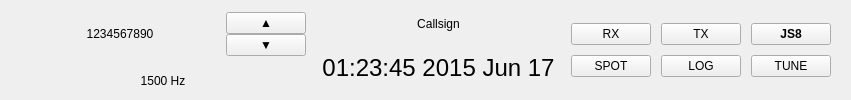
      <widget class="QWidget" name="logHorizontalWidget" native="true">
       <property name="sizePolicy">
        <sizepolicy hsizetype="Preferred" vsizetype="Minimum">
         <horstretch>0</horstretch>
         <verstretch>1</verstretch>
        </sizepolicy>
       </property>
       <property name="minimumSize">
        <size>
         <width>0</width>
         <height>60</height>
        </size>
       </property>
       <property name="maximumSize">
        <size>
         <width>16777215</width>
         <height>16777215</height>
        </size>
       </property>
       <layout class="QHBoxLayout" name="horizontalLayout_16">
        <property name="spacing">
         <number>0</number>
        </property>
        <property name="leftMargin">
         <number>0</number>
        </property>
        <property name="topMargin">
         <number>0</number>
        </property>
        <property name="rightMargin">
         <number>0</number>
        </property>
        <property name="bottomMargin">
         <number>0</number>
        </property>
        <item>
         <widget class="QFrame" name="logWidget">
          <property name="sizePolicy">
           <sizepolicy hsizetype="Expanding" vsizetype="Minimum">
            <horstretch>0</horstretch>
            <verstretch>0</verstretch>
           </sizepolicy>
          </property>
          <property name="minimumSize">
           <size>
            <width>0</width>
            <height>40</height>
           </size>
          </property>
          <property name="maximumSize">
           <size>
            <width>16777215</width>
            <height>16777215</height>
           </size>
          </property>
          <property name="frameShape">
           <enum>QFrame::Shape::NoFrame</enum>
          </property>
          <property name="frameShadow">
           <enum>QFrame::Shadow::Plain</enum>
          </property>
          <layout class="QHBoxLayout" name="horizontalLayout_17">
           <property name="spacing">
            <number>6</number>
           </property>
           <property name="leftMargin">
            <number>0</number>
           </property>
           <property name="topMargin">
            <number>0</number>
           </property>
           <property name="rightMargin">
            <number>0</number>
           </property>
           <property name="bottomMargin">
            <number>0</number>
           </property>
           <item>
            <widget class="QFrame" name="frame">
             <property name="sizePolicy">
              <sizepolicy hsizetype="Minimum" vsizetype="MinimumExpanding">
               <horstretch>0</horstretch>
               <verstretch>0</verstretch>
              </sizepolicy>
             </property>
             <property name="autoFillBackground">
              <bool>false</bool>
             </property>
             <property name="frameShape">
              <enum>QFrame::Shape::NoFrame</enum>
             </property>
             <property name="frameShadow">
              <enum>QFrame::Shadow::Sunken</enum>
             </property>
             <layout class="QVBoxLayout" name="verticalLayout_12" stretch="1,0,0,1">
              <property name="spacing">
               <number>6</number>
              </property>
              <property name="leftMargin">
               <number>20</number>
              </property>
              <property name="topMargin">
               <number>0</number>
              </property>
              <property name="rightMargin">
               <number>0</number>
              </property>
              <property name="bottomMargin">
               <number>0</number>
              </property>
              <item>
               <layout class="QHBoxLayout" name="horizontalLayout_18">
                <property name="topMargin">
                 <number>0</number>
                </property>
                <item>
                 <widget class="QLabel" name="currentFreq">
                  <property name="minimumSize">
                   <size>
                    <width>200</width>
                    <height>0</height>
                   </size>
                  </property>
                  <property name="alignment">
                   <set>Qt::AlignmentFlag::AlignCenter</set>
                  </property>
                  <property name="text">
                   <string>1234567890</string>
                  </property>
                 </widget>
                </item>
                <item>
                 <layout class="QVBoxLayout" name="verticalLayout_16">
                  <property name="spacing">
                   <number>0</number>
                  </property>
                  <property name="rightMargin">
                   <number>0</number>
                  </property>
                  <item>
                   <widget class="QPushButton" name="dialFreqUpButton">
                    <property name="cursor">
                     <cursorShape>PointingHandCursor</cursorShape>
                    </property>
                    <property name="toolTip">
                     <string>&lt;html&gt;&lt;head/&gt;&lt;body&gt;&lt;p&gt;Adjust VFO frequency up&lt;/p&gt;&lt;/body&gt;&lt;/html&gt;</string>
                    </property>
                    <property name="autoFillBackground">
                     <bool>false</bool>
                    </property>
                    <property name="text">
                     <string>▲</string>
                    </property>
                   </widget>
                  </item>
                  <item>
                   <widget class="QPushButton" name="dialFreqDownButton">
                    <property name="cursor">
                     <cursorShape>PointingHandCursor</cursorShape>
                    </property>
                    <property name="toolTip">
                     <string>&lt;html&gt;&lt;head/&gt;&lt;body&gt;&lt;p&gt;Adjust VFO frequency down&lt;/p&gt;&lt;/body&gt;&lt;/html&gt;</string>
                    </property>
                    <property name="autoFillBackground">
                     <bool>false</bool>
                    </property>
                    <property name="text">
                    <string>▼</string>
                    </property>
                   </widget>
                  </item>
                 </layout>
                </item>
               </layout>
              </item>
              <item>
               <widget class="QLabel" name="labDialFreqOffset">
                <property name="sizePolicy">
                 <sizepolicy hsizetype="Minimum" vsizetype="Fixed">
                  <horstretch>0</horstretch>
                  <verstretch>0</verstretch>
                 </sizepolicy>
                </property>
                <property name="visible">
                 <bool>true</bool>
                </property>
                <property name="toolTip">
                 <string>Set Current Frequency Offset</string>
                </property>
                <property name="text">
                 <string>1500 Hz</string>
                </property>
                <property name="alignment">
                 <set>Qt::AlignmentFlag::AlignCenter</set>
                </property>
                <property name="margin">
                 <number>0</number>
                </property>
               </widget>
              </item>
             </layout>
            </widget>
           </item>
           <item>
            <spacer name="horizontalSpacer_9">
             <property name="orientation">
              <enum>Qt::Orientation::Horizontal</enum>
             </property>
             <property name="sizeType">
              <enum>QSizePolicy::Policy::Expanding</enum>
             </property>
             <property name="sizeHint" stdset="0">
              <size>
               <width>10</width>
               <height>10</height>
              </size>
             </property>
            </spacer>
           </item>
           <item>
            <widget class="QFrame" name="frame_6">
             <property name="frameShape">
              <enum>QFrame::Shape::NoFrame</enum>
             </property>
             <property name="frameShadow">
              <enum>QFrame::Shadow::Plain</enum>
             </property>
             <property name="lineWidth">
              <number>0</number>
             </property>
             <layout class="QVBoxLayout" name="verticalLayout_15" stretch="1,0,0,1">
              <property name="spacing">
               <number>6</number>
              </property>
              <property name="leftMargin">
               <number>0</number>
              </property>
              <property name="topMargin">
               <number>0</number>
              </property>
              <property name="rightMargin">
               <number>0</number>
              </property>
              <property name="bottomMargin">
               <number>0</number>
              </property>
              <item>
               <widget class="QLabel" name="labCallsign">
                <property name="sizePolicy">
                 <sizepolicy hsizetype="Minimum" vsizetype="Fixed">
                  <horstretch>0</horstretch>
                  <verstretch>0</verstretch>
                 </sizepolicy>
                </property>
                <property name="mouseTracking">
                 <bool>true</bool>
                </property>
                <property name="toolTip">
                 <string>Set Callsign and Grid</string>
                </property>
                <property name="text">
                 <string>Callsign</string>
                </property>
                <property name="alignment">
                 <set>Qt::AlignmentFlag::AlignCenter</set>
                </property>
               </widget>
              </item>
              <item>
               <widget class="QLabel" name="labUTC">
                <property name="sizePolicy">
                 <sizepolicy hsizetype="Minimum" vsizetype="Fixed">
                  <horstretch>0</horstretch>
                  <verstretch>0</verstretch>
                 </sizepolicy>
                </property>
                <property name="font">
                 <font>
                  <pointsize>14</pointsize>
                 </font>
                </property>
                <property name="frameShape">
                 <enum>QFrame::Shape::NoFrame</enum>
                </property>
                <property name="frameShadow">
                 <enum>QFrame::Shadow::Plain</enum>
                </property>
                <property name="lineWidth">
                 <number>2</number>
                </property>
                <property name="midLineWidth">
                 <number>0</number>
                </property>
                <property name="text">
                 <string>&lt;html&gt;&lt;head/&gt;&lt;body&gt;&lt;p align=&quot;center&quot;&gt;&lt;span style=&quot; font-size:18pt;&quot;&gt;01:23:45 2015 Jun 17&lt;/span&gt;&lt;/p&gt;&lt;/body&gt;&lt;/html&gt;</string>
                </property>
                <property name="alignment">
                 <set>Qt::AlignmentFlag::AlignCenter</set>
                </property>
                <property name="margin">
                 <number>5</number>
                </property>
               </widget>
              </item>
             </layout>
            </widget>
           </item>
           <item>
            <spacer name="horizontalSpacer_10">
             <property name="orientation">
              <enum>Qt::Orientation::Horizontal</enum>
             </property>
             <property name="sizeType">
              <enum>QSizePolicy::Policy::Expanding</enum>
             </property>
             <property name="sizeHint" stdset="0">
              <size>
               <width>10</width>
               <height>0</height>
              </size>
             </property>
            </spacer>
           </item>
           <item>
            <widget class="QFrame" name="buttonGrid">
             <property name="sizePolicy">
              <sizepolicy hsizetype="Minimum" vsizetype="Minimum">
               <horstretch>0</horstretch>
               <verstretch>0</verstretch>
              </sizepolicy>
             </property>
             <property name="minimumSize">
              <size>
               <width>0</width>
               <height>0</height>
              </size>
             </property>
             <property name="frameShape">
              <enum>QFrame::Shape::NoFrame</enum>
             </property>
             <property name="frameShadow">
              <enum>QFrame::Shadow::Plain</enum>
             </property>
             <layout class="QGridLayout" name="gridLayout_8" rowstretch="1,0,0,1" columnstretch="1,1,1">
              <property name="sizeConstraint">
               <enum>QLayout::SizeConstraint::SetMinimumSize</enum>
              </property>
              <property name="leftMargin">
               <number>0</number>
              </property>
              <property name="topMargin">
               <number>0</number>
              </property>
              <property name="rightMargin">
               <number>20</number>
              </property>
              <property name="bottomMargin">
               <number>0</number>
              </property>
              <property name="spacing">
               <number>10</number>
              </property>
              <item row="1" column="1">
               <widget class="QPushButton" name="monitorTxButton">
                <property name="enabled">
                 <bool>true</bool>
                </property>
                <property name="sizePolicy">
                 <sizepolicy hsizetype="Preferred" vsizetype="Preferred">
                  <horstretch>0</horstretch>
                  <verstretch>0</verstretch>
                 </sizepolicy>
                </property>
                <property name="minimumSize">
                 <size>
                  <width>0</width>
                  <height>0</height>
                 </size>
                </property>
                <property name="maximumSize">
                 <size>
                  <width>16777215</width>
                  <height>16777215</height>
                 </size>
                </property>
                <property name="font">
                 <font>
                  <bold>false</bold>
                 </font>
                </property>
                <property name="visible">
                 <bool>true</bool>
                </property>
                <property name="toolTip">
                 <string>Enable or disable the transmitter</string>
                </property>
                <property name="text">
                 <string>TX</string>
                </property>
                <property name="checkable">
                 <bool>true</bool>
                </property>
                <property name="checked">
                 <bool>false</bool>
                </property>
                <property name="flat">
                 <bool>false</bool>
                </property>
               </widget>
              </item>
              <item row="1" column="0">
               <widget class="QPushButton" name="monitorButton">
                <property name="enabled">
                 <bool>true</bool>
                </property>
                <property name="sizePolicy">
                 <sizepolicy hsizetype="Preferred" vsizetype="Preferred">
                  <horstretch>0</horstretch>
                  <verstretch>0</verstretch>
                 </sizepolicy>
                </property>
                <property name="minimumSize">
                 <size>
                  <width>0</width>
                  <height>0</height>
                 </size>
                </property>
                <property name="maximumSize">
                 <size>
                  <width>16777215</width>
                  <height>16777215</height>
                 </size>
                </property>
                <property name="font">
                 <font>
                  <pointsize>9</pointsize>
                  <bold>false</bold>
                 </font>
                </property>
                <property name="toolTip">
                 <string>&lt;html&gt;&lt;head/&gt;&lt;body&gt;&lt;p&gt;Enable or disable the receiver&lt;/p&gt;&lt;/body&gt;&lt;/html&gt;</string>
                </property>
                <property name="text">
                 <string>RX</string>
                </property>
                <property name="checkable">
                 <bool>true</bool>
                </property>
                <property name="checked">
                 <bool>false</bool>
                </property>
                <property name="flat">
                 <bool>false</bool>
                </property>
               </widget>
              </item>
              <item row="2" column="1">
               <widget class="QPushButton" name="logQSOButton">
                <property name="enabled">
                 <bool>true</bool>
                </property>
                <property name="sizePolicy">
                 <sizepolicy hsizetype="Preferred" vsizetype="Preferred">
                  <horstretch>0</horstretch>
                  <verstretch>0</verstretch>
                 </sizepolicy>
                </property>
                <property name="minimumSize">
                 <size>
                  <width>0</width>
                  <height>0</height>
                 </size>
                </property>
                <property name="maximumSize">
                 <size>
                  <width>16777215</width>
                  <height>16777215</height>
                 </size>
                </property>
                <property name="font">
                 <font>
                  <pointsize>9</pointsize>
                  <bold>false</bold>
                 </font>
                </property>
                <property name="visible">
                 <bool>true</bool>
                </property>
                <property name="toolTip">
                 <string>&lt;html&gt;&lt;head/&gt;&lt;body&gt;&lt;p&gt;Insert a new entry into the log&lt;/p&gt;&lt;/body&gt;&lt;/html&gt;</string>
                </property>
                <property name="text">
                 <string>LOG</string>
                </property>
                <property name="flat">
                 <bool>false</bool>
                </property>
               </widget>
              </item>
              <item row="2" column="2">
               <widget class="QPushButton" name="tuneButton">
                <property name="enabled">
                 <bool>true</bool>
                </property>
                <property name="sizePolicy">
                 <sizepolicy hsizetype="Preferred" vsizetype="Preferred">
                  <horstretch>0</horstretch>
                  <verstretch>0</verstretch>
                 </sizepolicy>
                </property>
                <property name="minimumSize">
                 <size>
                  <width>0</width>
                  <height>0</height>
                 </size>
                </property>
                <property name="maximumSize">
                 <size>
                  <width>16777215</width>
                  <height>16777215</height>
                 </size>
                </property>
                <property name="font">
                 <font>
                  <pointsize>9</pointsize>
                  <bold>false</bold>
                 </font>
                </property>
                <property name="toolTip">
                 <string>&lt;html&gt;&lt;head/&gt;&lt;body&gt;&lt;p&gt;Transmit a tuning tone&lt;/p&gt;&lt;/body&gt;&lt;/html&gt;</string>
                </property>
                <property name="text">
                 <string>TUNE</string>
                </property>
                <property name="checkable">
                 <bool>true</bool>
                </property>
                <property name="flat">
                 <bool>false</bool>
                </property>
               </widget>
              </item>
              <item row="1" column="2">
               <widget class="QPushButton" name="modeButton">
                <property name="enabled">
                 <bool>true</bool>
                </property>
                <property name="sizePolicy">
                 <sizepolicy hsizetype="Preferred" vsizetype="Preferred">
                  <horstretch>0</horstretch>
                  <verstretch>0</verstretch>
                 </sizepolicy>
                </property>
                <property name="minimumSize">
                 <size>
                  <width>0</width>
                  <height>0</height>
                 </size>
                </property>
                <property name="maximumSize">
                 <size>
                  <width>16777215</width>
                  <height>16777215</height>
                 </size>
                </property>
                <property name="font">
                 <font>
                  <bold>true</bold>
                 </font>
                </property>
                <property name="toolTip">
                 <string>&lt;html&gt;&lt;head/&gt;&lt;body&gt;&lt;p&gt;Set the JS8 mode settings&lt;/p&gt;&lt;/body&gt;&lt;/html&gt;</string>
                </property>
                <property name="text">
                 <string>JS8</string>
                </property>
                <property name="checkable">
                 <bool>true</bool>
                </property>
                <property name="flat">
                 <bool>false</bool>
                </property>
               </widget>
              </item>
              <item row="2" column="0">
               <widget class="QPushButton" name="spotButton">
                <property name="enabled">
                 <bool>true</bool>
                </property>
                <property name="sizePolicy">
                 <sizepolicy hsizetype="Preferred" vsizetype="Preferred">
                  <horstretch>0</horstretch>
                  <verstretch>0</verstretch>
                 </sizepolicy>
                </property>
                <property name="minimumSize">
                 <size>
                  <width>0</width>
                  <height>0</height>
                 </size>
                </property>
                <property name="maximumSize">
                 <size>
                  <width>16777215</width>
                  <height>16777215</height>
                 </size>
                </property>
                <property name="font">
                 <font>
                  <pointsize>9</pointsize>
                  <bold>false</bold>
                 </font>
                </property>
                <property name="toolTip">
                 <string>&lt;html&gt;&lt;head/&gt;&lt;body&gt;&lt;p&gt;Spot to reporting networks&lt;/p&gt;&lt;/body&gt;&lt;/html&gt;</string>
                </property>
                <property name="text">
                 <string>SPOT</string>
                </property>
                <property name="checkable">
                 <bool>true</bool>
                </property>
                <property name="flat">
                 <bool>false</bool>
                </property>
               </widget>
              </item>
             </layout>
            </widget>
           </item>
          </layout>
         </widget>
        </item>
       </layout>
      </widget>
